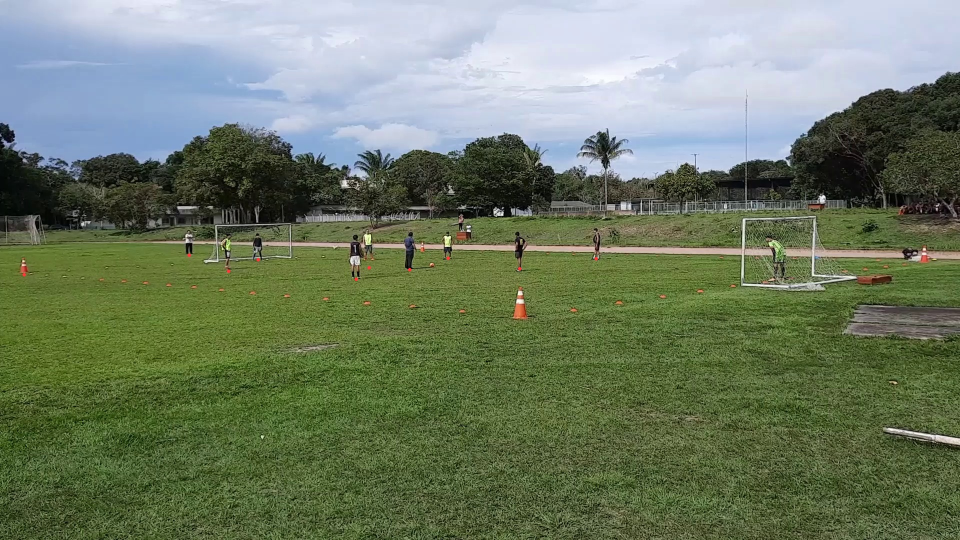
#> input picture 7_delimitarCampo_v3/S20_teste1/campo_A51.jpg, 1920 x 1080 px (shown at 1/2 size)
$ python homografiaCampo.py
#> lines starting #> are read from the running program, lines starting #| are printed output that depends on the picture; after the words box and inside, x2 and y2 are one past the last pixel; in counts of white or black regions, pixels touching at a corner belong together
import cv2
import numpy as np
import matplotlib.pyplot as plt

# Read source image.
img_src = cv2.imread('campo_A51.jpg')
#> img_src is the input picture: shape (1080, 1920, 3); mean B, G, R 100.5, 124.1, 110.7

# Four corners of the 3D court + mid-court circle point in source image
# Start top-left corner and go anti-clock wise + mid-court circle point
pts_src = np.array([[46, 545], [1024, 635], #A, B
                [1950, 523], [845, 503]])  #C, D

# cv2.fillPoly(img_src, [pts_src], 255)
cv2.polylines(img_src, [pts_src], isClosed=True, color=[255, 0, 0], thickness=2)
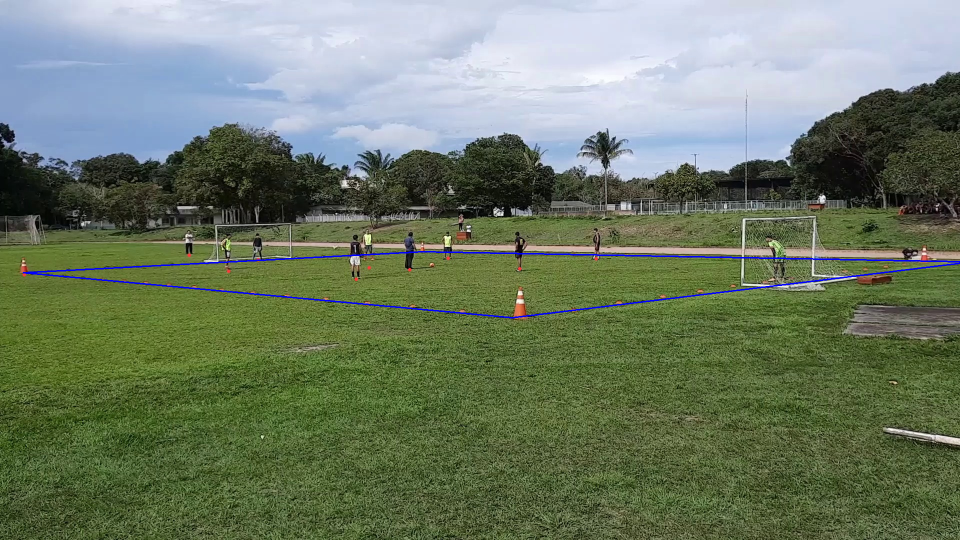
#> img_src: shape (1080, 1920, 3) (shown at 1/2 size); 0.54% of pixels changed, all inside (x1, y1, x2, y2) = (45, 502, 1920, 637)

plt.imshow(img_src)
plt.title('Original')
plt.show()

# # Read destination image.
# img_dst = cv2.imread('campo_futebol2.png')
#
# # Four corners of the court + mid-court circle point in destination image
# # Start top-left corner and go anti-clock wise + mid-court circle point
# # pts_dst = np.array([[544,1056], [1388,1056], #A1, C2
# #                 [1552, 434], [1552, 2], #C1, B2
# #                 [4, 2], [4, 406]])  #B1, A2
#
# pts_dst = np.array([[360,1056], [1200,1056], #A1, C2
#                 [1552, 445], [1549, 2], #C1, B2
#                 [5, 5], [5, 390]])  #B1, A2
#
# cv2.fillPoly(img_dst, [pts_dst], 255)
#
# plt.figure()
# plt.imshow(img_dst)
# #plt.show()
#
# #Calculate Homography
# h, status = cv2.findHomography(pts_src, pts_dst)
#
# img_src = cv2.imread('campo_s20.png')
# # Warp source image to destination based on homography
# img_out = cv2.warpPerspective(img_src, h, (img_src.shape[1], img_src.shape[0]),flags=cv2.INTER_LINEAR)
# # cv2.imshow("Warped", img_out)
# # cv2.waitKey(0)
# #
# cv2.imwrite("output.jpg", img_out)

$ run again, with 7_delimitarCampo_v3/campo_futebol2.png saved as 7_delimitarCampo_v3/S20_teste1/campo_A51.jpg
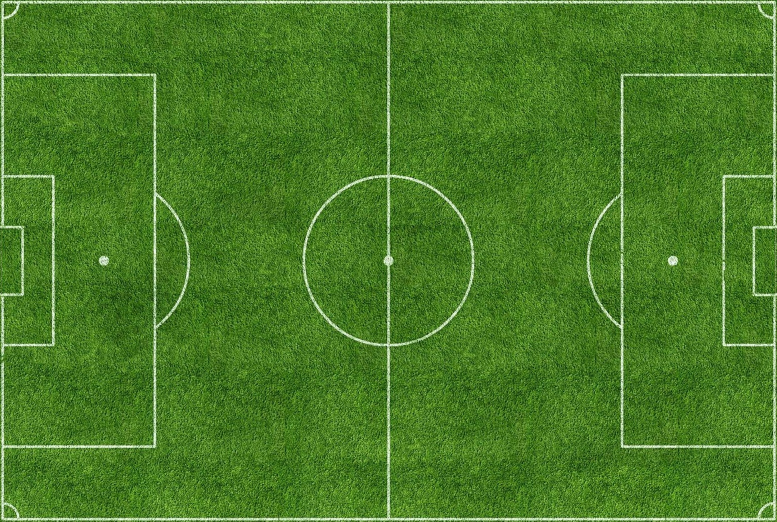
#> input picture 7_delimitarCampo_v3/campo_futebol2.png, 1554 x 1043 px (shown at 1/2 size)
#> img_src is the input picture: shape (1043, 1554, 3); mean B, G, R 38.5, 123.4, 73.8
#> `cv2.polylines(img_src, [pts_src], isClosed=True, color=[255, 0, 0], th..`:
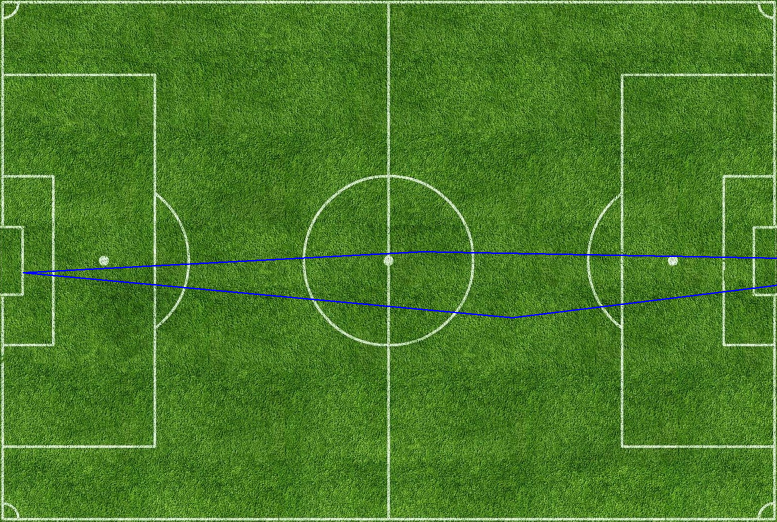
#> img_src: shape (1043, 1554, 3) (shown at 1/2 size); 0.56% of pixels changed, all inside (x1, y1, x2, y2) = (45, 502, 1554, 637)

$ run again, with 4_DetectionColor _v2/campo_s20.png saved as 7_delimitarCampo_v3/S20_teste1/campo_A51.jpg
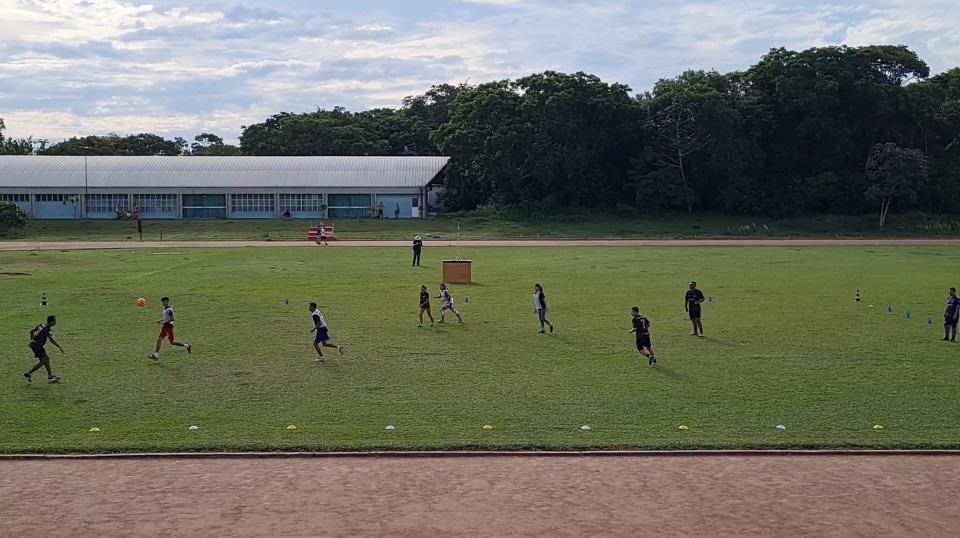
#> input picture 4_DetectionColor _v2/campo_s20.png, 1920 x 1076 px (shown at 1/2 size)
#> img_src is the input picture: shape (1076, 1920, 3); mean B, G, R 96.3, 111.2, 108
#> `cv2.polylines(img_src, [pts_src], isClosed=True, color=[255, 0, 0], th..`:
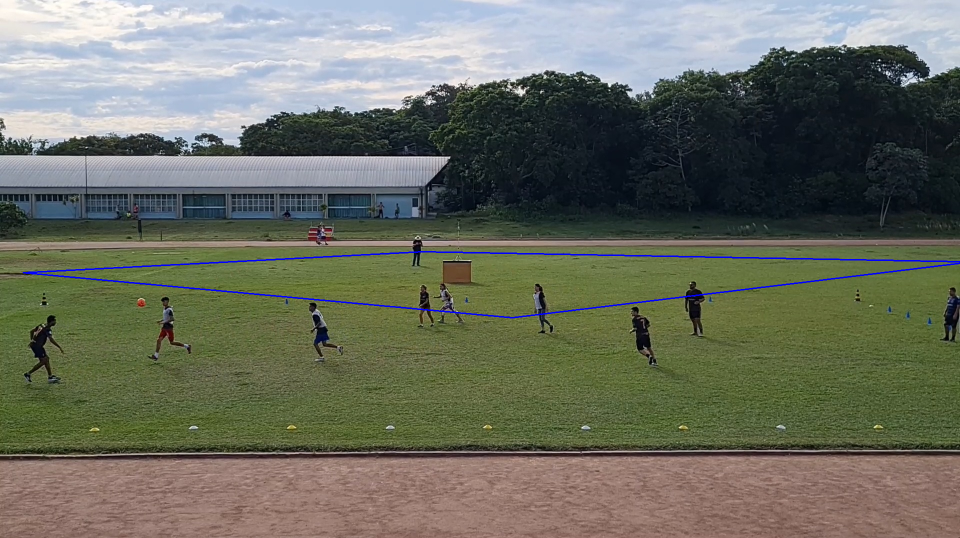
#> img_src: shape (1076, 1920, 3) (shown at 1/2 size); 0.54% of pixels changed, all inside (x1, y1, x2, y2) = (45, 502, 1920, 637)
